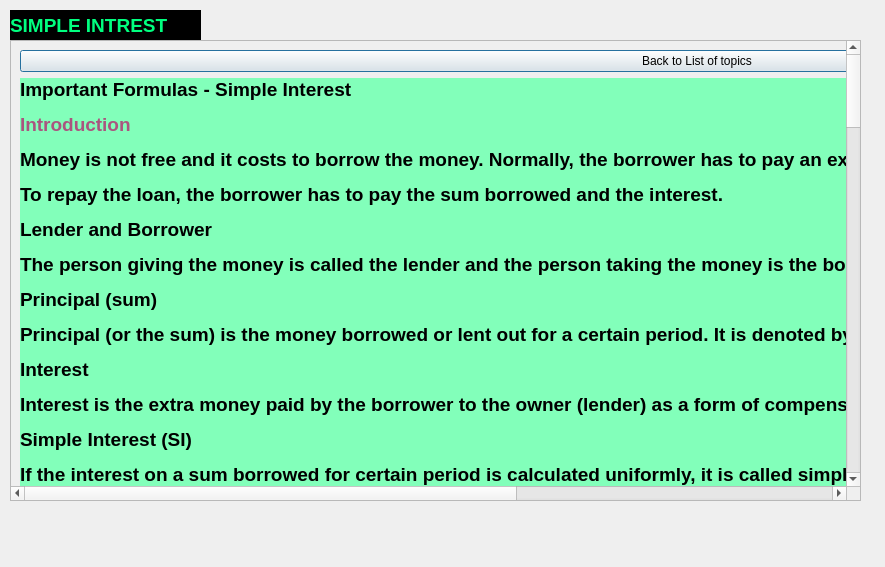
<?xml version="1.0" encoding="UTF-8"?>
<ui version="4.0">
 <class>simpleintrest</class>
 <widget class="QDialog" name="simpleintrest">
  <property name="geometry">
   <rect>
    <x>0</x>
    <y>0</y>
    <width>885</width>
    <height>567</height>
   </rect>
  </property>
  <property name="windowTitle">
   <string>Dialog</string>
  </property>
  <widget class="QLabel" name="label">
   <property name="geometry">
    <rect>
     <x>10</x>
     <y>10</y>
     <width>191</width>
     <height>31</height>
    </rect>
   </property>
   <property name="styleSheet">
    <string notr="true">background-color: rgb(0, 0, 0);
font: 75 11pt &quot;Segoe Script&quot;;</string>
   </property>
   <property name="text">
    <string>&lt;html&gt;&lt;head/&gt;&lt;body&gt;&lt;p&gt;&lt;span style=&quot; font-size:14pt; font-weight:600; color:#00ff7f;&quot;&gt;SIMPLE INTREST&lt;/span&gt;&lt;/p&gt;&lt;/body&gt;&lt;/html&gt;</string>
   </property>
  </widget>
  <widget class="QLabel" name="label_3">
   <property name="geometry">
    <rect>
     <x>30</x>
     <y>660</y>
     <width>141</width>
     <height>71</height>
    </rect>
   </property>
   <property name="text">
    <string/>
   </property>
  </widget>
  <widget class="QScrollArea" name="scrollArea">
   <property name="geometry">
    <rect>
     <x>10</x>
     <y>40</y>
     <width>851</width>
     <height>461</height>
    </rect>
   </property>
   <property name="widgetResizable">
    <bool>true</bool>
   </property>
   <widget class="QWidget" name="scrollAreaWidgetContents">
    <property name="geometry">
     <rect>
      <x>0</x>
      <y>0</y>
      <width>1189</width>
      <height>2549</height>
     </rect>
    </property>
    <layout class="QGridLayout" name="gridLayout">
     <item row="2" column="0">
      <widget class="QLabel" name="label_4">
       <property name="styleSheet">
        <string notr="true">font: 75 italic 11pt &quot;Monotype Corsiva&quot;;
background-color: rgb(200, 255, 157);</string>
       </property>
       <property name="text">
        <string>&lt;html&gt;&lt;head/&gt;&lt;body&gt;&lt;p&gt;&lt;span style=&quot; font-size:14pt; font-weight:600; color:#ff5500;&quot;&gt;QUESTIONS&lt;/span&gt;&lt;/p&gt;&lt;p&gt;&lt;span style=&quot; font-size:14pt; font-weight:600;&quot;&gt;1.A sum of money at simple interest amounts to Rs. 815 in 3 years and to Rs. 854 in 4 years. The sum is:&lt;/span&gt;&lt;/p&gt;&lt;p&gt;&lt;span style=&quot; font-size:14pt; font-weight:600;&quot;&gt;A.Rs. 650&lt;/span&gt;&lt;/p&gt;&lt;p&gt;&lt;span style=&quot; font-size:14pt; font-weight:600;&quot;&gt;B.Rs. 690&lt;/span&gt;&lt;/p&gt;&lt;p&gt;&lt;span style=&quot; font-size:14pt; font-weight:600;&quot;&gt;C.Rs. 698&lt;/span&gt;&lt;/p&gt;&lt;p&gt;&lt;span style=&quot; font-size:14pt; font-weight:600;&quot;&gt;D.Rs. 700&lt;/span&gt;&lt;/p&gt;&lt;p&gt;&lt;span style=&quot; font-size:14pt; font-weight:600;&quot;&gt;Answer: Option C&lt;/span&gt;&lt;/p&gt;&lt;p&gt;&lt;span style=&quot; font-size:14pt; font-weight:600;&quot;&gt;Explanation:&lt;/span&gt;&lt;/p&gt;&lt;p&gt;&lt;span style=&quot; font-size:14pt; font-weight:600;&quot;&gt;S.I. for 1 year = Rs. (854 - 815) = Rs. 39.&lt;/span&gt;&lt;/p&gt;&lt;p&gt;&lt;span style=&quot; font-size:14pt; font-weight:600;&quot;&gt;S.I. for 3 years = Rs.(39 x 3) = Rs. 117.&lt;/span&gt;&lt;/p&gt;&lt;p&gt;&lt;span style=&quot; font-size:14pt; font-weight:600;&quot;&gt;Principal = Rs. (815 - 117) = Rs. 698.&lt;/span&gt;&lt;/p&gt;&lt;p&gt;&lt;span style=&quot; font-size:14pt; font-weight:600;&quot;&gt;2.Mr. Thomas invested an amount of Rs. 13,900 divided in two different schemes&lt;/span&gt;&lt;/p&gt;&lt;p&gt;&lt;span style=&quot; font-size:14pt; font-weight:600;&quot;&gt;A and B at the simple interest rate of 14% p.a. and 11% p.a. respectively.&lt;/span&gt;&lt;/p&gt;&lt;p&gt;&lt;span style=&quot; font-size:14pt; font-weight:600;&quot;&gt;If the total amount of simple interest earned in 2 years be Rs. 3508, what was the amount invested in Scheme B?&lt;/span&gt;&lt;/p&gt;&lt;p&gt;&lt;span style=&quot; font-size:14pt; font-weight:600;&quot;&gt;A.Rs. 6400&lt;/span&gt;&lt;/p&gt;&lt;p&gt;&lt;span style=&quot; font-size:14pt; font-weight:600;&quot;&gt;B.Rs. 6500&lt;/span&gt;&lt;/p&gt;&lt;p&gt;&lt;span style=&quot; font-size:14pt; font-weight:600;&quot;&gt;C.Rs. 7200&lt;/span&gt;&lt;/p&gt;&lt;p&gt;&lt;span style=&quot; font-size:14pt; font-weight:600;&quot;&gt;D.Rs. 7500&lt;/span&gt;&lt;/p&gt;&lt;p&gt;&lt;span style=&quot; font-size:14pt; font-weight:600;&quot;&gt;E.None of these&lt;/span&gt;&lt;/p&gt;&lt;p&gt;&lt;span style=&quot; font-size:14pt; font-weight:600;&quot;&gt;Answer: Option A&lt;/span&gt;&lt;/p&gt;&lt;p&gt;&lt;span style=&quot; font-size:14pt; font-weight:600;&quot;&gt;Explanation:&lt;/span&gt;&lt;/p&gt;&lt;p&gt;&lt;span style=&quot; font-size:14pt; font-weight:600;&quot;&gt;Let the sum invested in Scheme A be Rs. x and that in Scheme B be Rs. (13900 - x).&lt;/span&gt;&lt;/p&gt;&lt;p&gt;&lt;span style=&quot; font-size:14pt; font-weight:600;&quot;&gt;Then,(x x 14 x 2)/100 +((13900 - x) x 11 x 2)/100= 3508&lt;/span&gt;&lt;/p&gt;&lt;p&gt;&lt;span style=&quot; font-size:14pt; font-weight:600;&quot;&gt;28x - 22x = 350800 - (13900 x 22)&lt;/span&gt;&lt;/p&gt;&lt;p&gt;&lt;span style=&quot; font-size:14pt; font-weight:600;&quot;&gt;6x = 45000&lt;/span&gt;&lt;/p&gt;&lt;p&gt;&lt;span style=&quot; font-size:14pt; font-weight:600;&quot;&gt;x = 7500.&lt;/span&gt;&lt;/p&gt;&lt;p&gt;&lt;span style=&quot; font-size:14pt; font-weight:600;&quot;&gt;So, sum invested in Scheme B = Rs. (13900 - 7500) = Rs. 6400.&lt;/span&gt;&lt;/p&gt;&lt;p&gt;&lt;span style=&quot; font-size:14pt; font-weight:600;&quot;&gt;3.Reena took a loan of Rs. 1200 with simple interest for as many years as the rate of interest. &lt;/span&gt;&lt;/p&gt;&lt;p&gt;&lt;span style=&quot; font-size:14pt; font-weight:600;&quot;&gt;If she paid Rs. 432 as interest at the end of the loan period, what was the rate of interest?&lt;/span&gt;&lt;/p&gt;&lt;p&gt;&lt;span style=&quot; font-size:14pt; font-weight:600;&quot;&gt;A.3.6&lt;/span&gt;&lt;/p&gt;&lt;p&gt;&lt;span style=&quot; font-size:14pt; font-weight:600;&quot;&gt;B.6&lt;/span&gt;&lt;/p&gt;&lt;p&gt;&lt;span style=&quot; font-size:14pt; font-weight:600;&quot;&gt;C.18&lt;/span&gt;&lt;/p&gt;&lt;p&gt;&lt;span style=&quot; font-size:14pt; font-weight:600;&quot;&gt;D.Cannot be determined&lt;/span&gt;&lt;/p&gt;&lt;p&gt;&lt;span style=&quot; font-size:14pt; font-weight:600;&quot;&gt;E.None of these&lt;/span&gt;&lt;/p&gt;&lt;p&gt;&lt;span style=&quot; font-size:14pt; font-weight:600;&quot;&gt;Answer: Option B&lt;/span&gt;&lt;/p&gt;&lt;p&gt;&lt;span style=&quot; font-size:14pt; font-weight:600;&quot;&gt;Explanation:&lt;/span&gt;&lt;/p&gt;&lt;p&gt;&lt;span style=&quot; font-size:14pt; font-weight:600;&quot;&gt;Let rate = R% and time = R years.&lt;/span&gt;&lt;/p&gt;&lt;p&gt;&lt;span style=&quot; font-size:14pt; font-weight:600;&quot;&gt;Then,(1200 x R x R)/100= 432&lt;/span&gt;&lt;/p&gt;&lt;p&gt;&lt;span style=&quot; font-size:14pt; font-weight:600;&quot;&gt;12R2 = 432&lt;/span&gt;&lt;/p&gt;&lt;p&gt;&lt;span style=&quot; font-size:14pt; font-weight:600;&quot;&gt;R2 = 36&lt;/span&gt;&lt;/p&gt;&lt;p&gt;&lt;span style=&quot; font-size:14pt; font-weight:600;&quot;&gt;R = 6.&lt;/span&gt;&lt;/p&gt;&lt;p&gt;&lt;span style=&quot; font-size:14pt; font-weight:600;&quot;&gt;4.A man took loan from a bank at the rate of 12% p.a. &lt;/span&gt;&lt;/p&gt;&lt;p&gt;&lt;span style=&quot; font-size:14pt; font-weight:600;&quot;&gt;simple interest. After 3 years he had to pay Rs. 5400 interest only for the period. The principal amount borrowed by him was:&lt;/span&gt;&lt;/p&gt;&lt;p&gt;&lt;span style=&quot; font-size:14pt; font-weight:600;&quot;&gt;A.Rs. 2000&lt;/span&gt;&lt;/p&gt;&lt;p&gt;&lt;span style=&quot; font-size:14pt; font-weight:600;&quot;&gt;B.Rs. 10,000&lt;/span&gt;&lt;/p&gt;&lt;p&gt;&lt;span style=&quot; font-size:14pt; font-weight:600;&quot;&gt;C.Rs. 15,000&lt;/span&gt;&lt;/p&gt;&lt;p&gt;&lt;span style=&quot; font-size:14pt; font-weight:600;&quot;&gt;D.Rs. 20,000&lt;/span&gt;&lt;/p&gt;&lt;p&gt;&lt;span style=&quot; font-size:14pt; font-weight:600;&quot;&gt;Answer: Option C&lt;/span&gt;&lt;/p&gt;&lt;p&gt;&lt;span style=&quot; font-size:14pt; font-weight:600;&quot;&gt;Explanation:&lt;/span&gt;&lt;/p&gt;&lt;p&gt;&lt;span style=&quot; font-size:14pt; font-weight:600;&quot;&gt;Principal = Rs.(100 x 5400)/12*3= Rs. 15000.&lt;/span&gt;&lt;/p&gt;&lt;/body&gt;&lt;/html&gt;</string>
       </property>
      </widget>
     </item>
     <item row="1" column="0">
      <widget class="QLabel" name="label_2">
       <property name="styleSheet">
        <string notr="true">font: 75 italic 11pt &quot;Monotype Corsiva&quot;;
background-color: rgb(130, 255, 186);</string>
       </property>
       <property name="text">
        <string>&lt;html&gt;&lt;head/&gt;&lt;body&gt;&lt;p&gt;&lt;span style=&quot; font-size:14pt; font-weight:600;&quot;&gt;Important Formulas - Simple Interest&lt;/span&gt;&lt;/p&gt;&lt;p&gt;&lt;span style=&quot; font-size:14pt; font-weight:600; color:#aa557f;&quot;&gt;Introduction&lt;/span&gt;&lt;/p&gt;&lt;p&gt;&lt;span style=&quot; font-size:14pt; font-weight:600;&quot;&gt;Money is not free and it costs to borrow the money. Normally, the borrower has to pay an extra amount in addition to the amount he had borrowed. i.e,&lt;/span&gt;&lt;/p&gt;&lt;p&gt;&lt;span style=&quot; font-size:14pt; font-weight:600;&quot;&gt;To repay the loan, the borrower has to pay the sum borrowed and the interest.&lt;/span&gt;&lt;/p&gt;&lt;p&gt;&lt;span style=&quot; font-size:14pt; font-weight:600;&quot;&gt;Lender and Borrower&lt;/span&gt;&lt;/p&gt;&lt;p&gt;&lt;span style=&quot; font-size:14pt; font-weight:600;&quot;&gt;The person giving the money is called the lender and the person taking the money is the borrower.&lt;/span&gt;&lt;/p&gt;&lt;p&gt;&lt;span style=&quot; font-size:14pt; font-weight:600;&quot;&gt;Principal (sum)&lt;/span&gt;&lt;/p&gt;&lt;p&gt;&lt;span style=&quot; font-size:14pt; font-weight:600;&quot;&gt;Principal (or the sum) is the money borrowed or lent out for a certain period. It is denoted by P.&lt;/span&gt;&lt;/p&gt;&lt;p&gt;&lt;span style=&quot; font-size:14pt; font-weight:600;&quot;&gt;Interest&lt;/span&gt;&lt;/p&gt;&lt;p&gt;&lt;span style=&quot; font-size:14pt; font-weight:600;&quot;&gt;Interest is the extra money paid by the borrower to the owner (lender) as a form of compensation for the use of the money borrowed.&lt;/span&gt;&lt;/p&gt;&lt;p&gt;&lt;span style=&quot; font-size:14pt; font-weight:600;&quot;&gt;Simple Interest (SI)&lt;/span&gt;&lt;/p&gt;&lt;p&gt;&lt;span style=&quot; font-size:14pt; font-weight:600;&quot;&gt;If the interest on a sum borrowed for certain period is calculated uniformly, it is called simple interest(SI).&lt;/span&gt;&lt;/p&gt;&lt;p&gt;&lt;span style=&quot; font-size:14pt; font-weight:600;&quot;&gt;Amount (A)&lt;/span&gt;&lt;/p&gt;&lt;p&gt;&lt;span style=&quot; font-size:14pt; font-weight:600;&quot;&gt;The total of the sum borrowed and the interest is called the amount and is denoted by A&lt;/span&gt;&lt;/p&gt;&lt;p&gt;&lt;span style=&quot; font-size:14pt; font-weight:600;&quot;&gt;The statement &amp;quot;rate of interest 10% per annum&amp;quot; means that the interest for one year on a sum of Rs.100 is Rs.10.&lt;/span&gt;&lt;/p&gt;&lt;p&gt;&lt;span style=&quot; font-size:14pt; font-weight:600;&quot;&gt;If not stated explicitly, rate of interest is assumed to be for one year.&lt;/span&gt;&lt;/p&gt;&lt;p&gt;&lt;span style=&quot; font-size:14pt; font-weight:600;&quot;&gt;Let Principal = P, Rate = R% per annum and Time = T years. Then &lt;/span&gt;&lt;/p&gt;&lt;p&gt;&lt;span style=&quot; font-size:14pt; font-weight:600;&quot;&gt;Simple Interest, SI = PRT/100&lt;/span&gt;&lt;/p&gt;&lt;p&gt;&lt;span style=&quot; font-size:14pt; font-weight:600;&quot;&gt;From the above formula , we can derive the followings&lt;/span&gt;&lt;/p&gt;&lt;p&gt;&lt;span style=&quot; font-size:14pt; font-weight:600;&quot;&gt;P=100×SI/RT&lt;/span&gt;&lt;/p&gt;&lt;p&gt;&lt;span style=&quot; font-size:14pt; font-weight:600;&quot;&gt;R=100×SI/PT&lt;/span&gt;&lt;/p&gt;&lt;p&gt;&lt;span style=&quot; font-size:14pt; font-weight:600;&quot;&gt;T=100×SI/PR&lt;/span&gt;&lt;/p&gt;&lt;/body&gt;&lt;/html&gt;</string>
       </property>
      </widget>
     </item>
     <item row="0" column="0">
      <widget class="QPushButton" name="pushButton">
       <property name="text">
        <string>Back to List of topics</string>
       </property>
      </widget>
     </item>
    </layout>
   </widget>
  </widget>
 </widget>
 <resources/>
 <connections/>
</ui>
